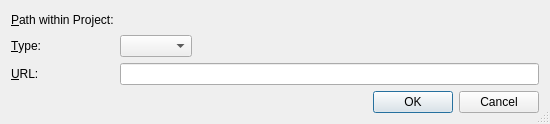
<?xml version="1.0" encoding="UTF-8"?>
<ui version="4.0">
 <class>HgAddSubrepositoryDialog</class>
 <widget class="QDialog" name="HgAddSubrepositoryDialog">
  <property name="geometry">
   <rect>
    <x>0</x>
    <y>0</y>
    <width>550</width>
    <height>124</height>
   </rect>
  </property>
  <property name="windowTitle">
   <string>Add Sub-repository</string>
  </property>
  <property name="sizeGripEnabled">
   <bool>true</bool>
  </property>
  <layout class="QGridLayout" name="gridLayout">
   <item row="0" column="0">
    <widget class="QLabel" name="label">
     <property name="text">
      <string>&amp;Path within Project:</string>
     </property>
     <property name="buddy">
      <cstring>pathPicker</cstring>
     </property>
    </widget>
   </item>
   <item row="0" column="1">
    <widget class="E5PathPicker" name="pathPicker" native="true">
     <property name="sizePolicy">
      <sizepolicy hsizetype="Expanding" vsizetype="Preferred">
       <horstretch>0</horstretch>
       <verstretch>0</verstretch>
      </sizepolicy>
     </property>
     <property name="focusPolicy">
      <enum>Qt::StrongFocus</enum>
     </property>
     <property name="toolTip">
      <string>Enter the path of the sub-repository relative to the project</string>
     </property>
    </widget>
   </item>
   <item row="1" column="0">
    <widget class="QLabel" name="label_2">
     <property name="text">
      <string>&amp;Type:</string>
     </property>
     <property name="buddy">
      <cstring>typeCombo</cstring>
     </property>
    </widget>
   </item>
   <item row="1" column="1">
    <layout class="QHBoxLayout" name="horizontalLayout_2">
     <item>
      <widget class="QComboBox" name="typeCombo">
       <property name="toolTip">
        <string>Select the type of the sub-repository</string>
       </property>
      </widget>
     </item>
     <item>
      <spacer name="horizontalSpacer">
       <property name="orientation">
        <enum>Qt::Horizontal</enum>
       </property>
       <property name="sizeHint" stdset="0">
        <size>
         <width>40</width>
         <height>20</height>
        </size>
       </property>
      </spacer>
     </item>
    </layout>
   </item>
   <item row="2" column="0">
    <widget class="QLabel" name="label_3">
     <property name="text">
      <string>&amp;URL:</string>
     </property>
     <property name="buddy">
      <cstring>urlEdit</cstring>
     </property>
    </widget>
   </item>
   <item row="2" column="1">
    <widget class="QLineEdit" name="urlEdit">
     <property name="toolTip">
      <string>Enter the URL of the sub-repository</string>
     </property>
    </widget>
   </item>
   <item row="3" column="0" colspan="2">
    <widget class="QDialogButtonBox" name="buttonBox">
     <property name="orientation">
      <enum>Qt::Horizontal</enum>
     </property>
     <property name="standardButtons">
      <set>QDialogButtonBox::Cancel|QDialogButtonBox::Ok</set>
     </property>
    </widget>
   </item>
  </layout>
 </widget>
 <customwidgets>
  <customwidget>
   <class>E5PathPicker</class>
   <extends>QWidget</extends>
   <header>E5Gui/E5PathPicker.h</header>
   <container>1</container>
  </customwidget>
 </customwidgets>
 <tabstops>
  <tabstop>pathPicker</tabstop>
  <tabstop>typeCombo</tabstop>
  <tabstop>urlEdit</tabstop>
 </tabstops>
 <resources/>
 <connections>
  <connection>
   <sender>buttonBox</sender>
   <signal>accepted()</signal>
   <receiver>HgAddSubrepositoryDialog</receiver>
   <slot>accept()</slot>
   <hints>
    <hint type="sourcelabel">
     <x>248</x>
     <y>254</y>
    </hint>
    <hint type="destinationlabel">
     <x>157</x>
     <y>274</y>
    </hint>
   </hints>
  </connection>
  <connection>
   <sender>buttonBox</sender>
   <signal>rejected()</signal>
   <receiver>HgAddSubrepositoryDialog</receiver>
   <slot>reject()</slot>
   <hints>
    <hint type="sourcelabel">
     <x>316</x>
     <y>260</y>
    </hint>
    <hint type="destinationlabel">
     <x>286</x>
     <y>274</y>
    </hint>
   </hints>
  </connection>
 </connections>
</ui>
